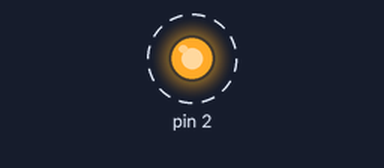
The sketch below on a simulated Arduino Uno, built with avr-gcc and run on an emulated ATmega328P. Shown: output pins drawn as LEDs (lit = HIGH). Dashed ring = blinking. What the sketch prints to the serial monitor is not drawn.

Above: at 0.2 s.
Timing chart, 0 to 3.0 s (numbered marks = the images above):
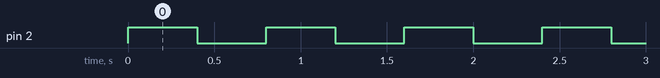

The sketch:

PiscaLED.ino
```cpp
void setup() {
  pinMode(2, OUTPUT);
  Serial.begin(115200);
  Serial.println("Hello World");

}


void loop() {
  digitalWrite(2, HIGH);
  delay (400);
  digitalWrite(2, LOW);
  delay (400);

}
```

Measured:
- by itself, pin 2: alternates HIGH for 0.40 s and LOW for 0.40 s
